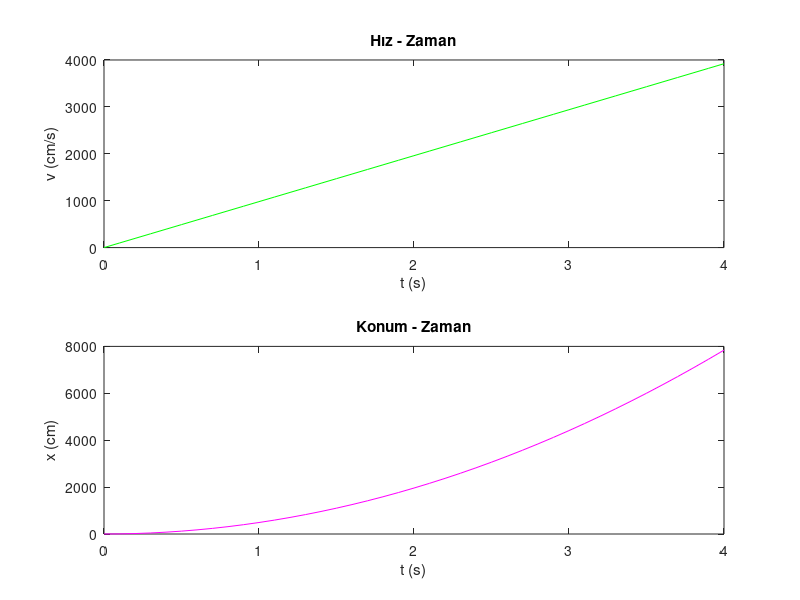

The MATLAB script that drew this image:
% 4. Serbest Düşüş Problemi (Örnek 1.4)


% Parametreler
g = 980; % Yerçekimi ivmesi (cm/s^2) 
t_final = 4; % 4. saniye 

% Konum denklemi: x = 0.5 * g * t^2 
t_range = 0:0.1:t_final;
x = 0.5 * g * t_range.^2;

% 4. saniyedeki konumu hesapla
x_4s = 0.5 * g * t_final^2; 

fprintf('4. saniyede kütlenin konumu: %.0f cm\n', x_4s);

% Grafik
figure;
subplot(2,1,1);
plot(t_range, g * t_range, 'g'); % Hız grafiği v=gt 
title('Hız - Zaman'); xlabel('t (s)'); ylabel('v (cm/s)');

subplot(2,1,2);
plot(t_range, x, 'm'); % Konum grafiği
title('Konum - Zaman'); xlabel('t (s)'); ylabel('x (cm)');
